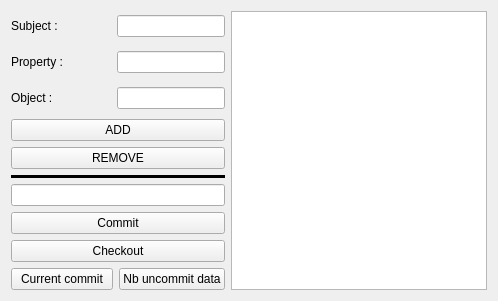
      <widget class="QWidget" name="FeederTab">
       <attribute name="title">
        <string>Feeder</string>
       </attribute>
       <layout class="QHBoxLayout" name="horizontalLayout_32">
        <item>
         <layout class="QVBoxLayout" name="verticalLayout_7">
           <item>
             <layout class="QHBoxLayout" name="horizontalLayout_33">

               <item >
                <widget class="QLabel" name="label_17">
                  <property name="minimumSize">
                   <size>
                    <width>100</width>
                    <height>30</height>
                   </size>
                  </property>
                  <property name="maximumSize">
                   <size>
                    <width>100</width>
                    <height>30</height>
                   </size>
                  </property>
                 <property name="sizePolicy">
                  <sizepolicy hsizetype="Preferred" vsizetype="Preferred">
                   <horstretch>0</horstretch>
                   <verstretch>0</verstretch>
                  </sizepolicy>
                 </property>
                 <property name="text">
                  <string>Subject : </string>
                 </property>
                </widget>
               </item>

               <item>
                <widget class="QLineEdit" name="FeederSubject">
                 </widget>
               </item>

             </layout>
           </item>

           <item>
             <layout class="QHBoxLayout" name="horizontalLayout_34">

               <item >
                <widget class="QLabel" name="label_18">
                  <property name="minimumSize">
                   <size>
                    <width>100</width>
                    <height>30</height>
                   </size>
                  </property>
                  <property name="maximumSize">
                   <size>
                    <width>100</width>
                    <height>30</height>
                   </size>
                  </property>
                 <property name="sizePolicy">
                  <sizepolicy hsizetype="Preferred" vsizetype="Preferred">
                   <horstretch>0</horstretch>
                   <verstretch>0</verstretch>
                  </sizepolicy>
                 </property>
                 <property name="text">
                  <string>Property : </string>
                 </property>
                </widget>
               </item>

               <item>
                <widget class="QLineEdit" name="FeederProperty">
                 </widget>
               </item>

             </layout>
           </item>

           <item>
             <layout class="QHBoxLayout" name="horizontalLayout_35">

               <item >
                <widget class="QLabel" name="label_19">
                  <property name="minimumSize">
                   <size>
                    <width>100</width>
                    <height>30</height>
                   </size>
                  </property>
                  <property name="maximumSize">
                   <size>
                    <width>100</width>
                    <height>30</height>
                   </size>
                  </property>
                 <property name="sizePolicy">
                  <sizepolicy hsizetype="Preferred" vsizetype="Preferred">
                   <horstretch>0</horstretch>
                   <verstretch>0</verstretch>
                  </sizepolicy>
                 </property>
                 <property name="text">
                  <string>Object : </string>
                 </property>
                </widget>
               </item>

               <item>
                <widget class="QLineEdit" name="FeederObject">
                 </widget>
               </item>

             </layout>
           </item>

           <item>
            <widget class="QPushButtonExtended" name="FeederAddButton">
             <property name="text">
              <string>ADD</string>
             </property>
            </widget>
           </item>

           <item>
            <widget class="QPushButtonExtended" name="FeederDelButton">
             <property name="text">
              <string>REMOVE</string>
             </property>
            </widget>
           </item>

           <item>
            <widget class="Line" name="line4">
             <property name="frameShadow">
              <enum>QFrame::Plain</enum>
             </property>
             <property name="lineWidth">
              <number>100</number>
             </property>
             <property name="orientation">
              <enum>Qt::Horizontal</enum>
             </property>
            </widget>
           </item>

           <item>
            <widget class="QLineEdit" name="FeederCommitName">
             </widget>
           </item>

           <item>
            <widget class="QPushButtonExtended" name="FeederCommitButton">
             <property name="text">
              <string>Commit</string>
             </property>
            </widget>
           </item>

           <item>
            <widget class="QPushButtonExtended" name="FeederCheckoutButton">
             <property name="text">
              <string>Checkout</string>
             </property>
            </widget>
           </item>

          <item>
          <layout class="QHBoxLayout" name="horizontalLayout_37">
           <item>
            <widget class="QPushButtonExtended" name="FeederGetCommitButton">
             <property name="text">
              <string>Current commit</string>
             </property>
            </widget>
           </item>

           <item>
            <widget class="QPushButtonExtended" name="FeederGetNbUncommitButton">
             <property name="text">
              <string>Nb uncommit data</string>
             </property>
            </widget>
           </item>
          </layout>
          </item>

         </layout>
        </item>
        <item>
         <widget class="QTextEdit" name="FeederInfo">
          <property name="maximumSize">
           <size>
            <width>350</width>
            <height>16777215</height>
           </size>
          </property>
          <property name="readOnly">
           <bool>true</bool>
          </property>
          <property name="cursorWidth">
           <number>1</number>
          </property>
          <property name="textInteractionFlags">
           <set>Qt::NoTextInteraction</set>
          </property>
         </widget>
        </item>
       </layout>
      </widget>
